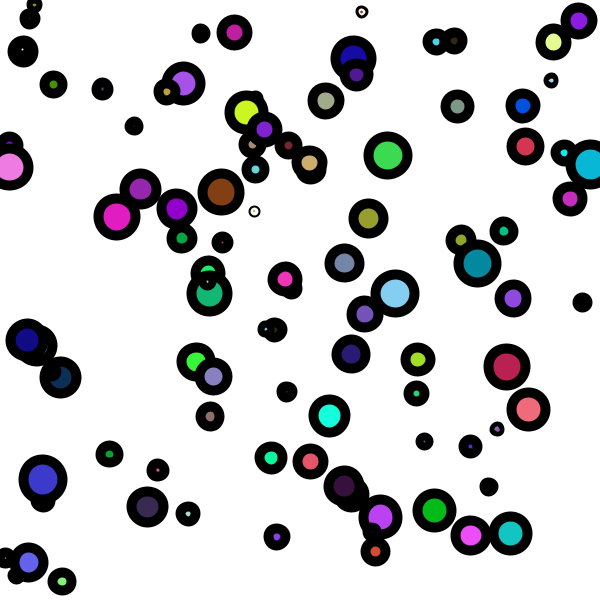
Frame 1 (no input)
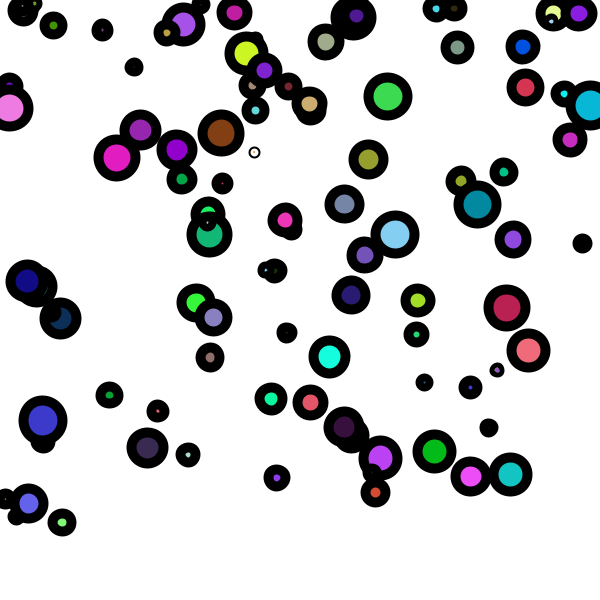
Frame 60 (the mouse pressed at the canvas centre just before this capture)
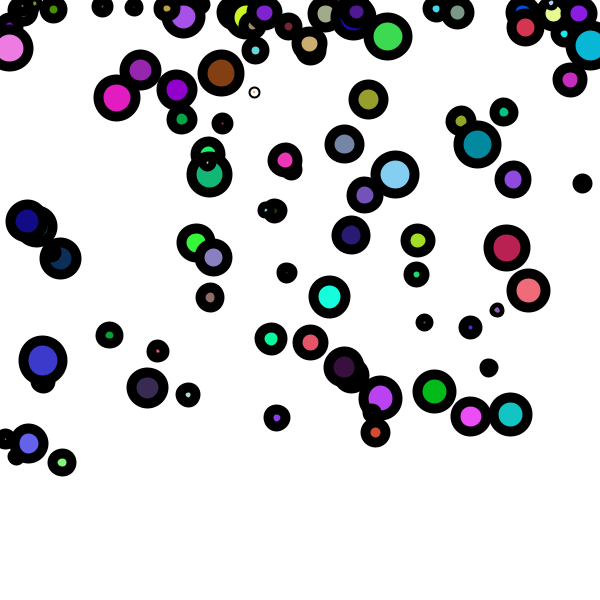
Frame 120 (the mouse held since frame 60 and released just before this capture)

The Processing sketch that drew these frames (run headless with seeded random() and noise(); from frame 60 on, the mouse is pressed at the canvas centre):

// Processing sketch: arraysandclasses
// ── arraysandclasses.pde
//We define an array of Bubbles

int numElements = 100;
Bubble [] bubbles = new Bubble[numElements];

void setup () {
  background (255);
  size(600,600);
  for (int i = 0; i < numElements; i++) {
    bubbles[i] = new Bubble(random(600), random(600), random(1, 20), random(255), random(255), random(255));
  }
  
}

void draw () {
  background(255);
  
  for(int i = 0; i < numElements; i++) {
    bubbles[i].display();
    bubbles[i].ascend();
    bubbles[i].top();
  }
  
}

// ── Bubble.pde
class Bubble{
  
  //Data about my class
  float x;
  float y;
  float radius;
  //color attributes
  float r, g, b;
  
  Bubble(float x_, float y_, float radius_, float r_, float g_, float b_){
    
    x = x_;
    y = y_;
    radius = radius_;
    
    r = r_;
    g = g_;
    b = b_;
    
  }
  
  void ascend(){
    y--;
  }
  
  void display(){
    stroke(0);
    strokeWeight(10);
    fill(r,g,b);
    ellipse(x, y, 2*radius, 2*radius);
  }
  
  void top(){
    if(y < radius) {
      y = radius;
    }
  }
  
}
